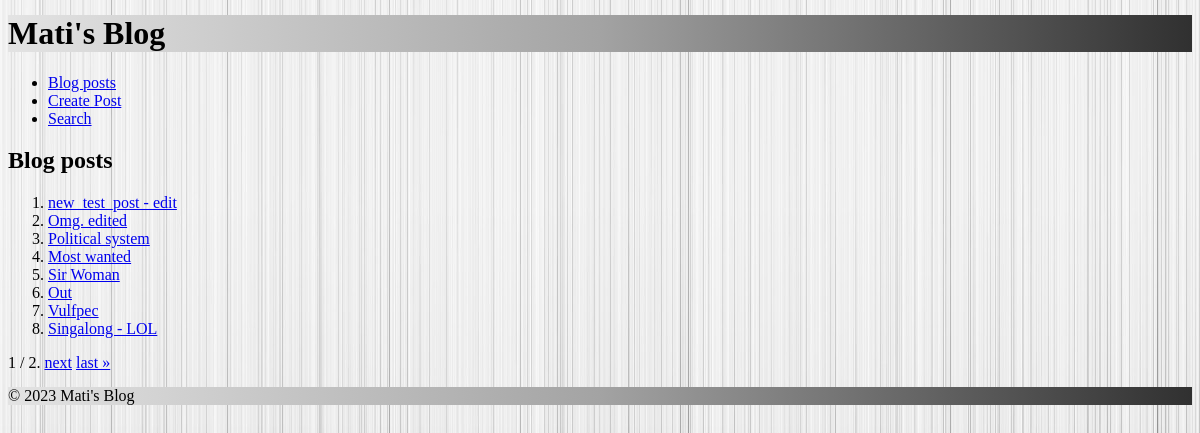
Before: / with the older database file.
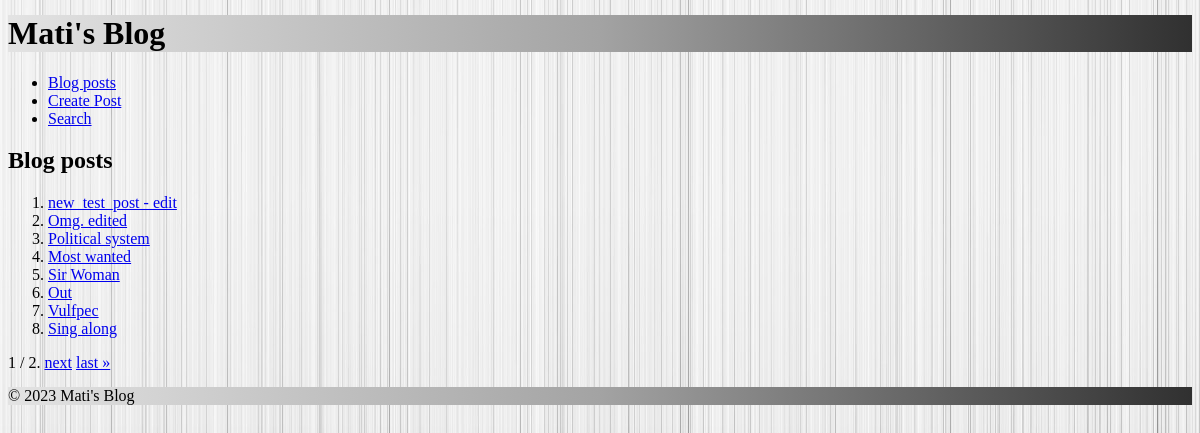
After: the same page with the newer database file.
### blog/models.py (models this page shows, shortened)
class Post(models.Model):
    title = models.CharField(max_length=200)
    content = models.TextField()
    created_at = models.DateTimeField(default=timezone.now)
    updated_at = models.DateTimeField(auto_now=True)

### blog/views.py (the view)
# urls.py: path('', PostListView.as_view(), name='post_list'),
class PostListView(ListView):
    model = Post
    template_name = 'blog/post_list.html'
    context_object_name = 'posts'
    paginate_by = 8

### blog/templates/blog/post_list.html (shortened to what this page needs)
{% extends 'blog/base.html' %}
{% block content %}
<h2>Blog posts </h2>
<ol>
    {% for post in posts %}
        <li><a href="{% url 'blog:post_detail' post.pk %}">{{ post.title }}</a></li>
    {% endfor %}
</ol>
<div class="pagination">
    <span class="step-links">
        <span class="current">
            {{ page_obj.number }} / {{ page_obj.paginator.num_pages }}.
        </span>
        {% if page_obj.has_next %}
            <a href="?page={{ page_obj.next_page_number }}">next</a>
            <a href="?page={{ page_obj.paginator.num_pages }}">last &raquo;</a>
        {% endif %}
    </span>
</div>
{% endblock %}

Changed rows visible on the page:
changed Post: title "Singalong - LOL" → "Sing along"
